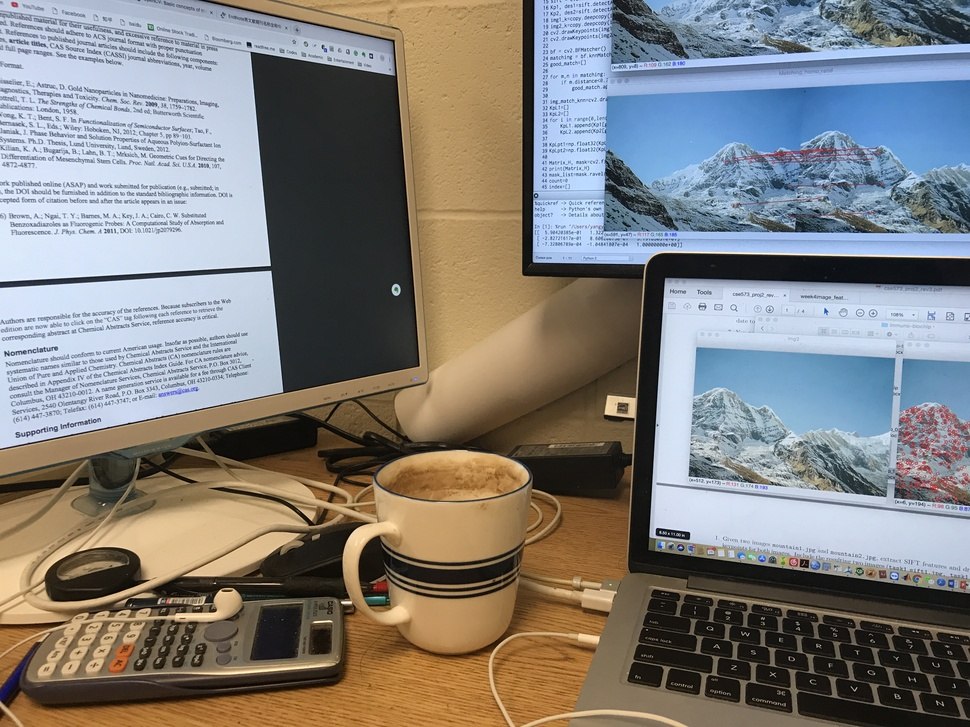
#> input picture lap1.jpg, 970 x 727 px, shrunk from 4032 x 3024 before the run, found by its file name
$ python Demo_laptop.py
#> lines starting #> are read from the running program, lines starting #| are printed output that depends on the picture; after the words box and inside, x2 and y2 are one past the last pixel; in counts of white or black regions, pixels touching at a corner belong together
import cv2
import numpy as np
import math
import copy
import os
import random

#path=os.path.abspath('.')
img1=cv2.imread("/Users/yangyunchen/Dropbox/Python/lap1.jpg")
#> img1 is the input picture: shape (727, 970, 3); mean B, G, R 124.1, 127, 129.3
img2=cv2.imread("/Users/yangyunchen/Dropbox/Python/lap2.jpg")
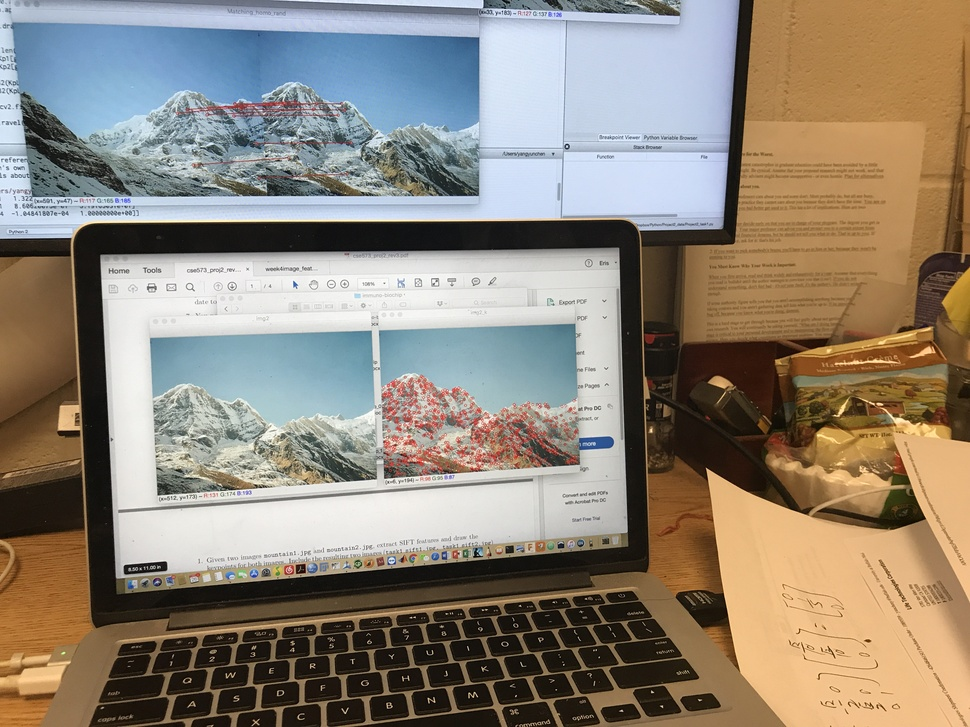
#> input picture lap2.jpg, 970 x 727 px, shrunk from 4032 x 3024 before the run, found by its file name
#> img2 is the input picture: shape (727, 970, 3); mean B, G, R 119.7, 133, 143.1

img1_g=cv2.cvtColor(img1,cv2.COLOR_BGR2GRAY)
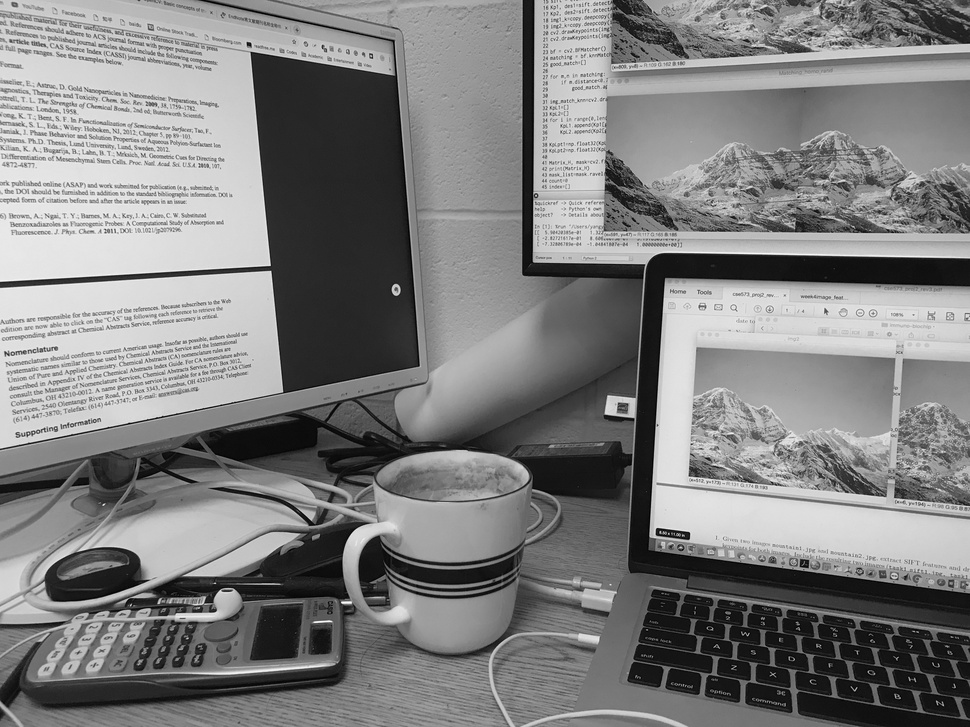
#> img1_g: shape (727, 970); min 0, max 253, mean 127.4
img2_g=cv2.cvtColor(img2,cv2.COLOR_BGR2GRAY)
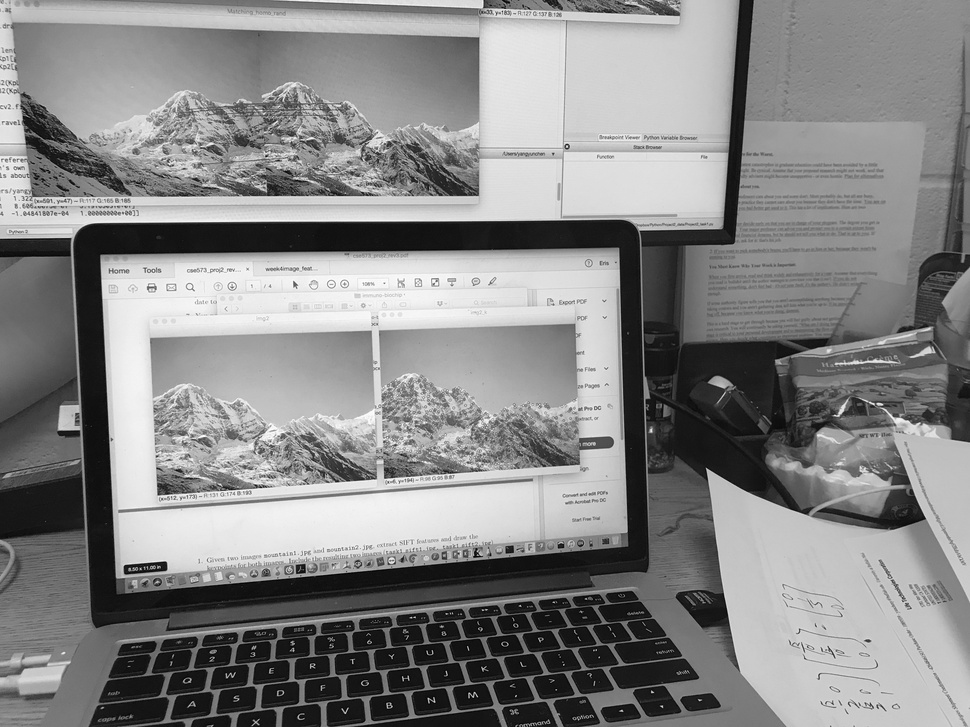
#> img2_g: shape (727, 970); min 1, max 255, mean 134.5

sift = cv2.xfeatures2d.SIFT_create()
Kp1, des1=sift.detectAndCompute(img1_g,None)
#> Kp1 = 4854 keypoints; strongest (x, y, size): (249, 44, 3.2), (343, 602, 2.2), (687, 535, 5.2), (826, 311, 2.7)
Kp2, des2=sift.detectAndCompute(img2_g,None)
#> Kp2 = 3605 keypoints; strongest (x, y, size): (163, 566, 6.3), (651, 431, 2.5), (295, 284, 3), (868, 641, 2.6)
img1_k=copy.deepcopy(img1)
img2_k=copy.deepcopy(img2)
cv2.drawKeypoints(img1,Kp1,img1_k,color=(0,0,255))
cv2.drawKeypoints(img2,Kp2,img2_k,color=(0,0,255))
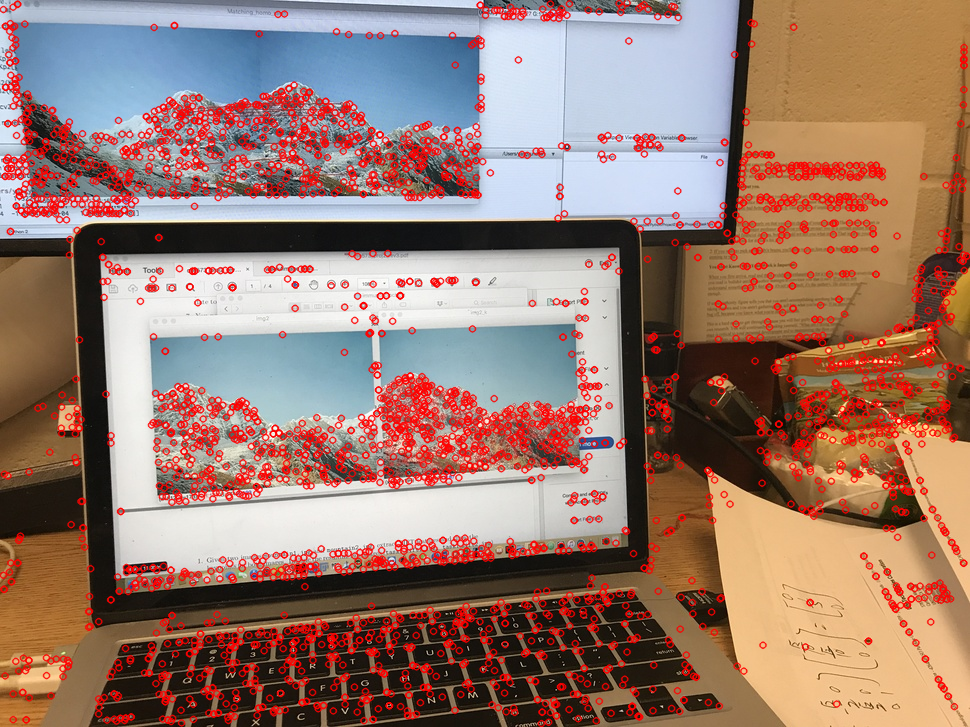
#> img2_k: shape (727, 970, 3); 16.94% of pixels changed, all inside (x1, y1, x2, y2) = (0, 0, 970, 727)

bf = cv2.BFMatcher()
matching = bf.knnMatch(des1,des2, k=2)
#> matching = 4854 matches
good_match=[]

for m,n in matching:
    if m.distance<0.75*n.distance:
        good_match.append(m)
#> after the loop, good_match = 804 matches

img_match_knn=cv2.drawMatches(img1,Kp1,img2,Kp2,good_match,None,(0,255,255),None,None,2)
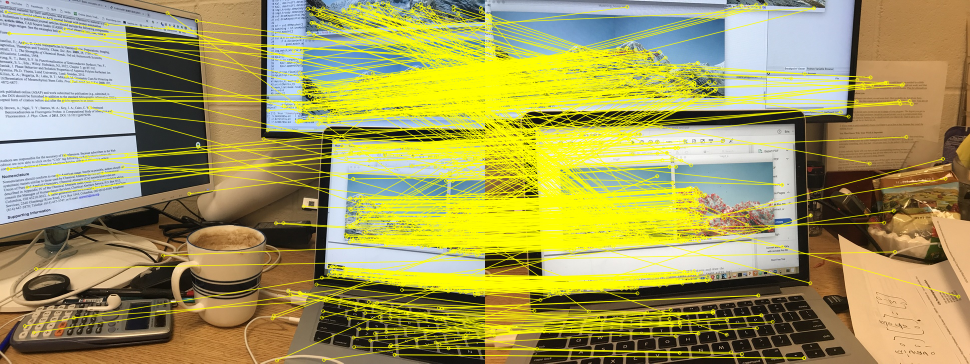
#> img_match_knn: shape (727, 1940, 3) (shown at 1/2 size); mean B, G, R 92.2, 155.4, 162.6
KpL1=[]
KpL2=[]
for i in range(0,len(good_match)):
    KpL1.append(Kp1[good_match[i].queryIdx].pt)
    KpL2.append(Kp2[good_match[i].trainIdx].pt)
#> after the loop, KpL1 = 804 pairs, first value 11.88 to 964.5, second value 5.58 to 720.5; KpL2 = 804 pairs, first value 7.46 to 946.4, second value 8.35 to 715.7

KpLpt1=np.float32(KpL1).reshape(-1,1,2)
#> KpLpt1 = 804 rows, first 8: [11.88, 23.5], [15.63, 337.4], [15.63, 337.4], [18.15, 66.53], [18.15, 66.53], [46.79, 85.59], [49.41, 651.6], [54.02, 374.3]
KpLpt2=np.float32(KpL2).reshape(-1,1,2)
#> KpLpt2 = 804 rows, first 8: [768.9, 326.6], [800.3, 165.2], [800.3, 165.2], [770.5, 154.5], [770.5, 154.5], [804.1, 165], [920.5, 356.9], [828, 201.9]

Matrix_H, mask=cv2.findHomography(KpLpt2,KpLpt1,cv2.RANSAC,5)
#> Matrix_H = [[0.41, -0.0351, 592.3], [-0.108, 0.77, 79.86], [-0.0005, 2.23e-05, 1]]; mask = 804 values, max 1 at index 50, min 0 at index 0, mean 0.607
print(Matrix_H)
#| [[ 4.10280083e-01 -3.51146012e-02  5.92285069e+02]
#|  [-1.07506983e-01  7.70453502e-01  7.98575179e+01]
#|  [-5.00048868e-04  2.23014820e-05  1.00000000e+00]]
mask_list=mask.ravel().tolist()
#> mask_list has the same summary as mask
count=0
index=[]
while count<10:
    num=np.random.randint(0,len(good_match))
    if num in index:
        continue
    else:
        if mask_list[num]==1:
            count=count+1
            index.append(num)
#> this loop made 14 passes
#> num on passes 1 to 12: 684, 559, 629, 192, 763, 707, 359, 9, 723, 277, 754, 599
#> after the loop, count = 10; index = [684, 559, 629, 763, 707, 359, 723, 277, 70, 472]

img_homo=cv2.drawMatches(img1,Kp1,img2,Kp2,good_match,None,(0,0,255),None,mask_list,2)
img_homo_rand=cv2.drawMatches(img1,Kp1,img2,Kp2,[good_match[i] for i in index],None,(0,0,255),None,[mask_list[i] for i in index],2)
img_pano=np.zeros((img1.shape[0],img1.shape[1]+img2.shape[1],3),np.uint8)
for chan in range(0,3):
    pano=cv2.warpPerspective(img2[:,:,chan],Matrix_H,(img1.shape[1]+img2.shape[1],img1.shape[0]))
    pano[0:img1.shape[0],0:img1.shape[1]]=img1[:,:,chan]
    img_pano[:,:,chan]=pano
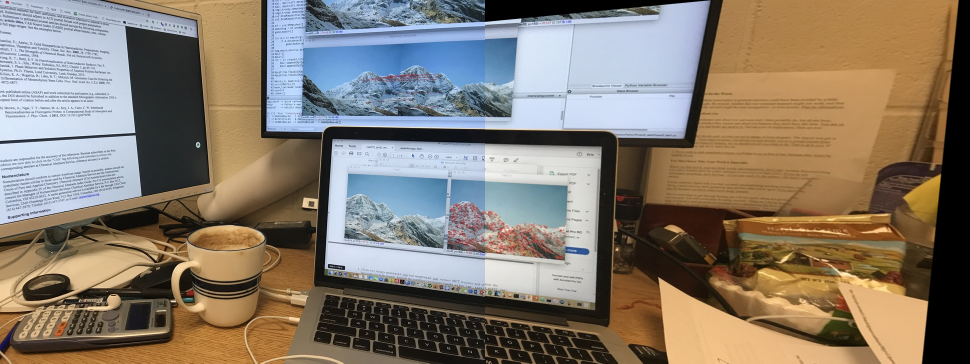
#> img_pano: shape (727, 1940, 3) (shown at 1/2 size); mean B, G, R 108.5, 122.2, 133.9
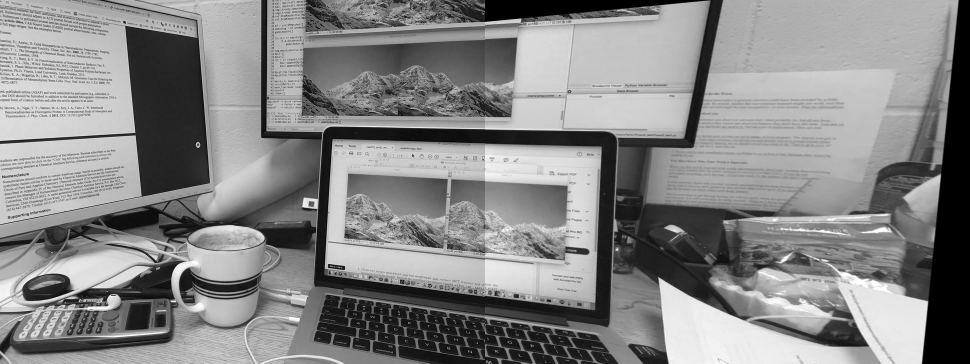
#> pano: shape (727, 1940) (shown at 1/2 size); min 0, max 255, mean 133.9

cv2.imshow("img1",img1)
cv2.imshow("img2",img2)
cv2.imshow("img1_k",img1_k)
cv2.imshow("img2_k",img2_k)
cv2.imshow("Matching_knn",img_match_knn)
cv2.imshow("Matching_homo",img_homo)
cv2.imshow("Matching_homo_rand",img_homo_rand)
cv2.imshow("img_pano",img_pano)
cv2.waitKey(0)
cv2.destroyAllWindows()
